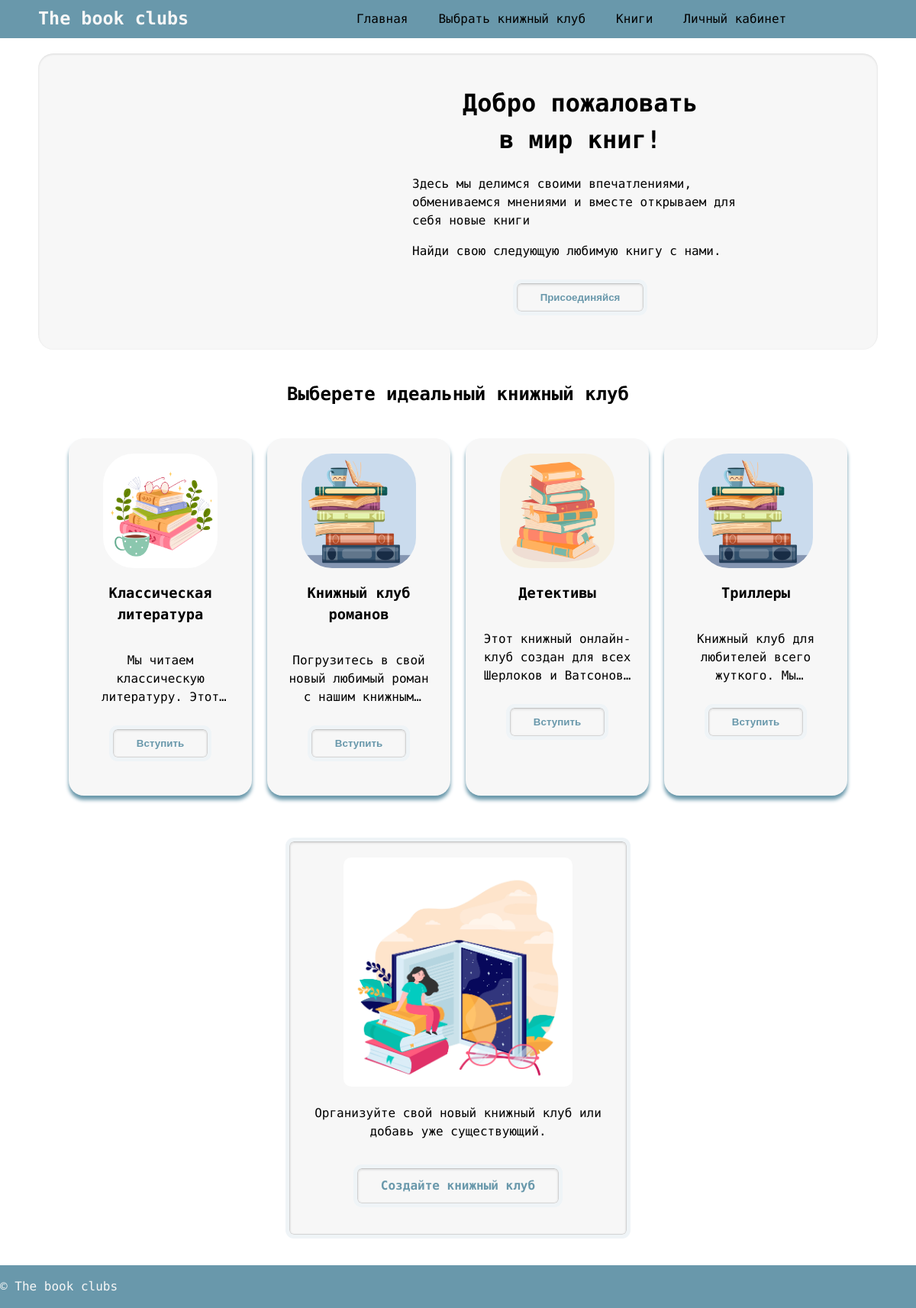
The app's page /, older data.
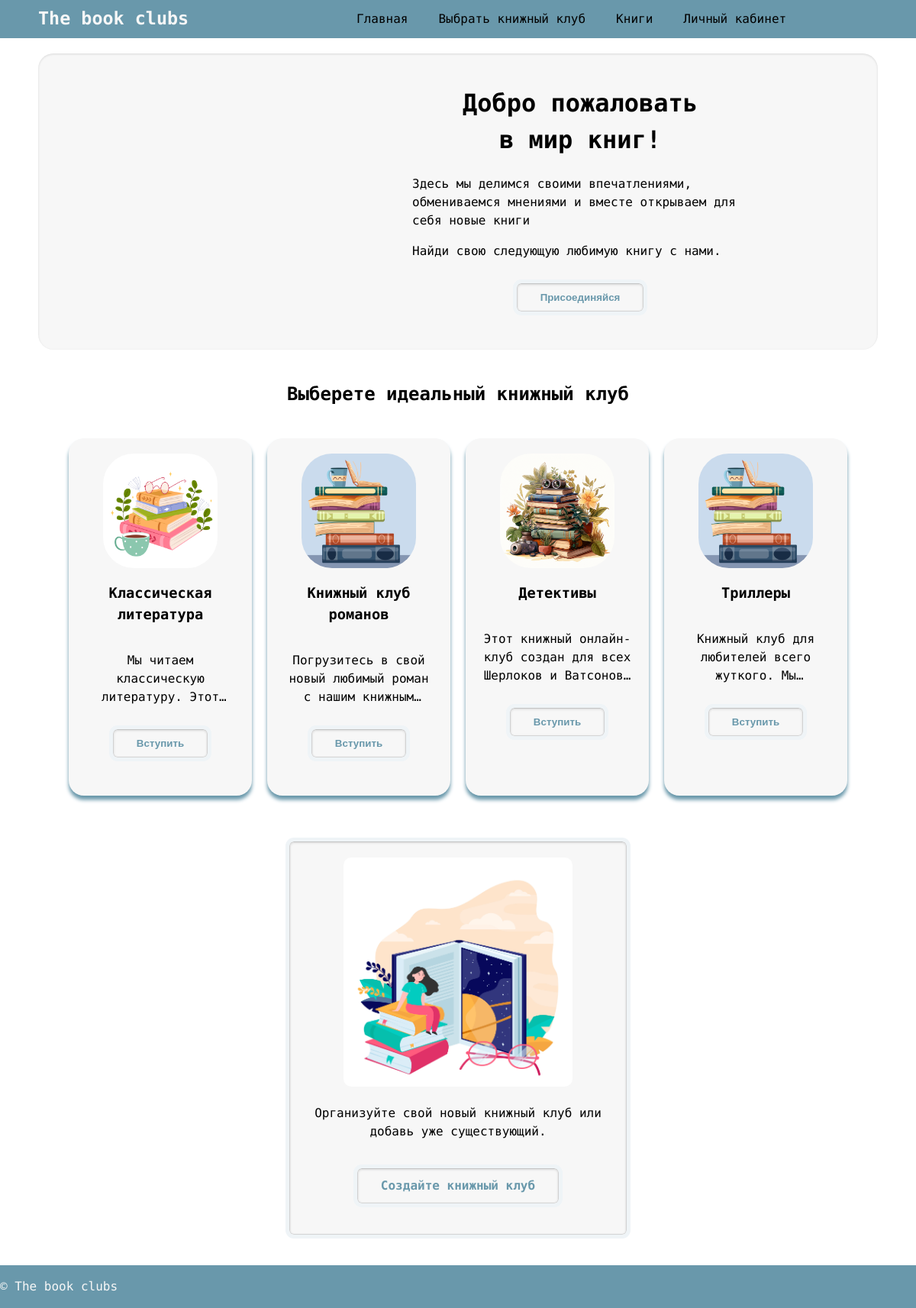
The same page, newer data.
### club/models.py (models this page shows, shortened)
class BookClub(models.Model):
    name = models.CharField(max_length=200)
    description = models.TextField()
    image = models.ImageField(upload_to='images', null=True)
    venue = models.CharField(max_length=200, default='Online', null=True)
    members = models.ManyToManyField(User, related_name='clubs')
    admin = models.ForeignKey(User, on_delete=models.SET_NULL, null=True, related_name='administered_clubs')
    selected_book = models.ForeignKey(Book, on_delete=models.SET_NULL, null=True, related_name='selected_clubs')
    read_books = models.ManyToManyField(Book, related_name='read_clubs')
    book_queue = models.ManyToManyField(Book, through='Queue', related_name='queued_clubs')
    book_queue_members = models.ManyToManyField(User, through='Queue', related_name='queued_books')
    genre = models.CharField(max_length=100, null=True)
    theme = models.CharField(max_length=100, null=True)

### club/views.py (the view)
# urls.py: path('', views.index, name='index'),
@cache_page(60 * 15)
def index(request):
    clubs = BookClub.objects.all()[:4]
    return render(request, 'club/index.html', {'clubs': clubs})

### templates/club/index.html (shortened to what this page needs)
{% extends 'base.html' %}
{% load static %}
{% block content %}
<div class="home-container">
    <div class="home-row">
        <div class="home-banner-container">
            <div class="banner-picture">
            </div>
            <div class="banner-content">
                <h1>Добро пожаловать <br> в мир книг! </h1>
                <p>Здесь мы делимся своими впечатлениями, обмениваемся мнениями и вместе открываем для себя новые книги</p>
                <p>Найди свою следующую любимую книгу с нами.</p>
                <form action="{% url 'club:register' %}" method="post">
                    <button type="submit" >Присоединяйся</button>
                </form>
            </div>
        </div>
    </div>
    <div class="home-row">
        <h2>Выберете идеальный книжный клуб</h2>
        <div class="home-grid">
            {% for club in clubs %}
            <div class="home-cart">
                <div class="home-cart-container">
                    <div class="home-cart-image">
                        <a href="{% url 'club:club_detail' club.id %}"><img src="{{ club.image.url }}" height="150" alt=""></a>
                    </div>
                    <div class="home-cart-title">
                        <h3><a href="{% url 'club:club_detail' club.id %}">{{ club.name }}</a></h3>
                    </div>
                    <div class="home-cart-desc">
                        <p>{{ club.description }}</p>
                    </div>
                    <div class="home-cart-button">
                        {% if request.user in club.members.all %}
                        <form action="{% url 'club:club_detail' club.id %}">
                            {% csrf_token %}
                            <button type="submit">Вы участник клуба <br> перейти на страницу клуба</button>
                        </form>
                    {% else %}
                    <form action="{% url 'club:join_club' club.id %}" method="post">
                            <button type="submit" >Вступить</button>
                        </form>
                    {% endif %}
                    </div>
                </div>
            </div>
            {% endfor %}
        </div>
    </div>
    <div class="home-row">
        <div class="home-create">
            <div class="home-create-image">
                <img src="{% static 'img/5.jpg' %}" alt="" height="300">
            </div>
            <div class="home-create-descr">
                <p>Организуйте свой новый книжный клуб или добавь уже существующий.</p>
                <a href="{% url 'club:create_club' %}">Создайте книжный клуб</a>
            </div>
        </div>
    </div>
</div>
{% endblock %}

Row changes from the older to the newer data that the page shows:
changed BookClub "Детективы": image: a different picture
